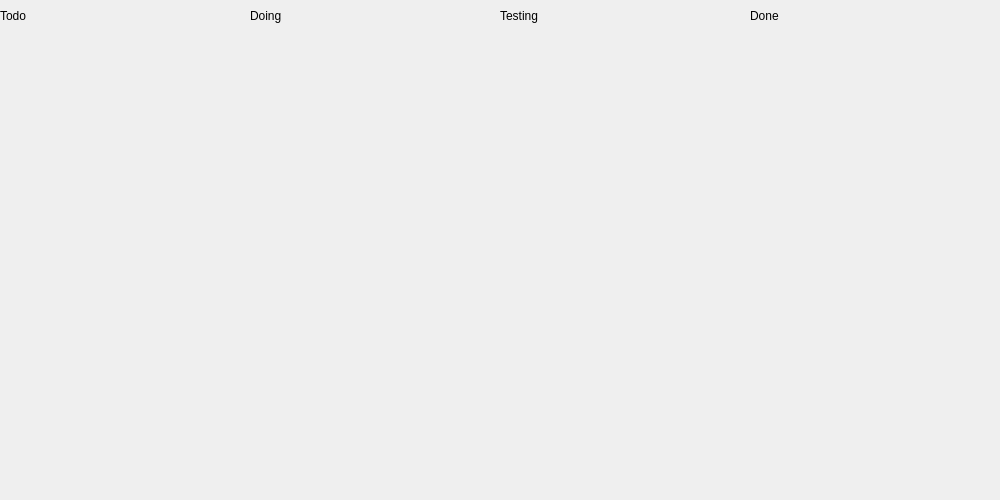
<?xml version="1.0" encoding="UTF-8"?>
<ui version="4.0">
 <class>RevelationClass</class>
 <widget class="QWidget" name="RevelationClass">
  <property name="geometry">
   <rect>
    <x>0</x>
    <y>0</y>
    <width>1000</width>
    <height>500</height>
   </rect>
  </property>
  <property name="windowTitle">
   <string>Revelation</string>
  </property>
  <layout class="QGridLayout" name="gridLayout_2">
   <property name="leftMargin">
    <number>0</number>
   </property>
   <property name="topMargin">
    <number>4</number>
   </property>
   <property name="rightMargin">
    <number>4</number>
   </property>
   <property name="bottomMargin">
    <number>4</number>
   </property>
   <property name="spacing">
    <number>4</number>
   </property>
   <item row="0" column="0">
    <layout class="QVBoxLayout" name="verticalLayout" stretch="0,1">
     <item>
      <widget class="QLabel" name="labelTitleTodo">
       <property name="minimumSize">
        <size>
         <width>0</width>
         <height>24</height>
        </size>
       </property>
       <property name="text">
        <string>Todo</string>
       </property>
      </widget>
     </item>
     <item>
      <widget class="QWidget" name="taskWidgetTodo" native="true"/>
     </item>
    </layout>
   </item>
   <item row="0" column="1">
    <layout class="QVBoxLayout" name="verticalLayout_2" stretch="0,1">
     <item>
      <widget class="QLabel" name="labelTitleDoing">
       <property name="minimumSize">
        <size>
         <width>0</width>
         <height>24</height>
        </size>
       </property>
       <property name="text">
        <string>Doing</string>
       </property>
      </widget>
     </item>
     <item>
      <widget class="QWidget" name="taskWidgetDoing" native="true"/>
     </item>
    </layout>
   </item>
   <item row="0" column="2">
    <layout class="QVBoxLayout" name="verticalLayout_3" stretch="0,1">
     <item>
      <widget class="QLabel" name="labelTitleTesting">
       <property name="minimumSize">
        <size>
         <width>0</width>
         <height>24</height>
        </size>
       </property>
       <property name="text">
        <string>Testing</string>
       </property>
      </widget>
     </item>
     <item>
      <widget class="QWidget" name="taskWidgetTesting" native="true"/>
     </item>
    </layout>
   </item>
   <item row="0" column="3">
    <layout class="QVBoxLayout" name="verticalLayout_4" stretch="0,1">
     <item>
      <widget class="QLabel" name="labelTitleDone">
       <property name="minimumSize">
        <size>
         <width>0</width>
         <height>24</height>
        </size>
       </property>
       <property name="text">
        <string>Done</string>
       </property>
      </widget>
     </item>
     <item>
      <widget class="QWidget" name="taskWidgetDone" native="true"/>
     </item>
    </layout>
   </item>
  </layout>
 </widget>
 <layoutdefault spacing="6" margin="11"/>
 <resources/>
 <connections/>
</ui>
